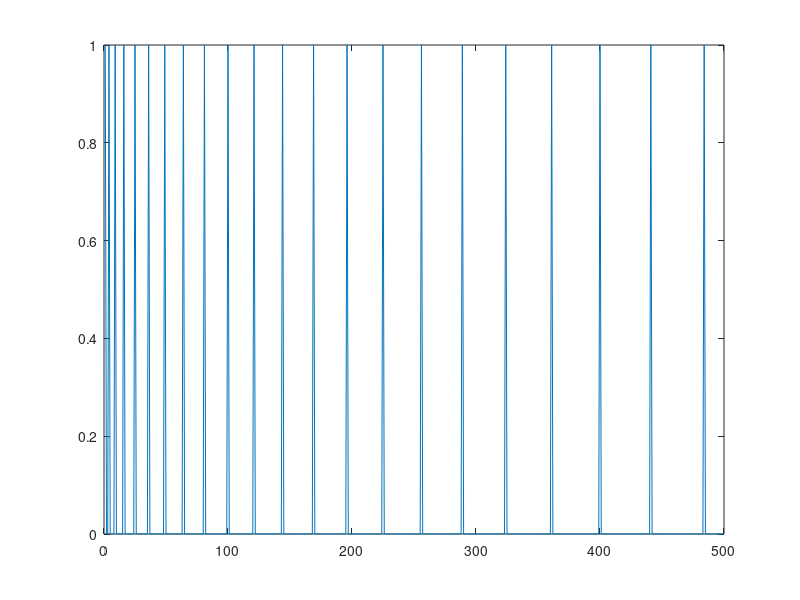

Write the MATLAB code that produced this figure.
% sqnums.m
% produces an array of square numbers
clear
Nmax = 500;

 % We will act as if spikes are produced at the times given when 
 % i is a square number:
spikes = zeros(1,Nmax);

numberout = 0;
for i = 1:Nmax
    
   root = round(sqrt(i)); % root is nearest integer to square root of i
   
   if ( root*root == i ) % only true if i is a square number
       numberout = numberout+1      % tells us how many values stored so far
       array(numberout) = i;        % array stores the square numbers
   end
    
end

% We can produce an array "spikes" in two ways. 
% Between the "if" and "end" we could have written:
% spikes(i) = 1;
% Here, instead, we can do it another way in Matlab:
spikes(array) = 1;

plot(spikes)

array
